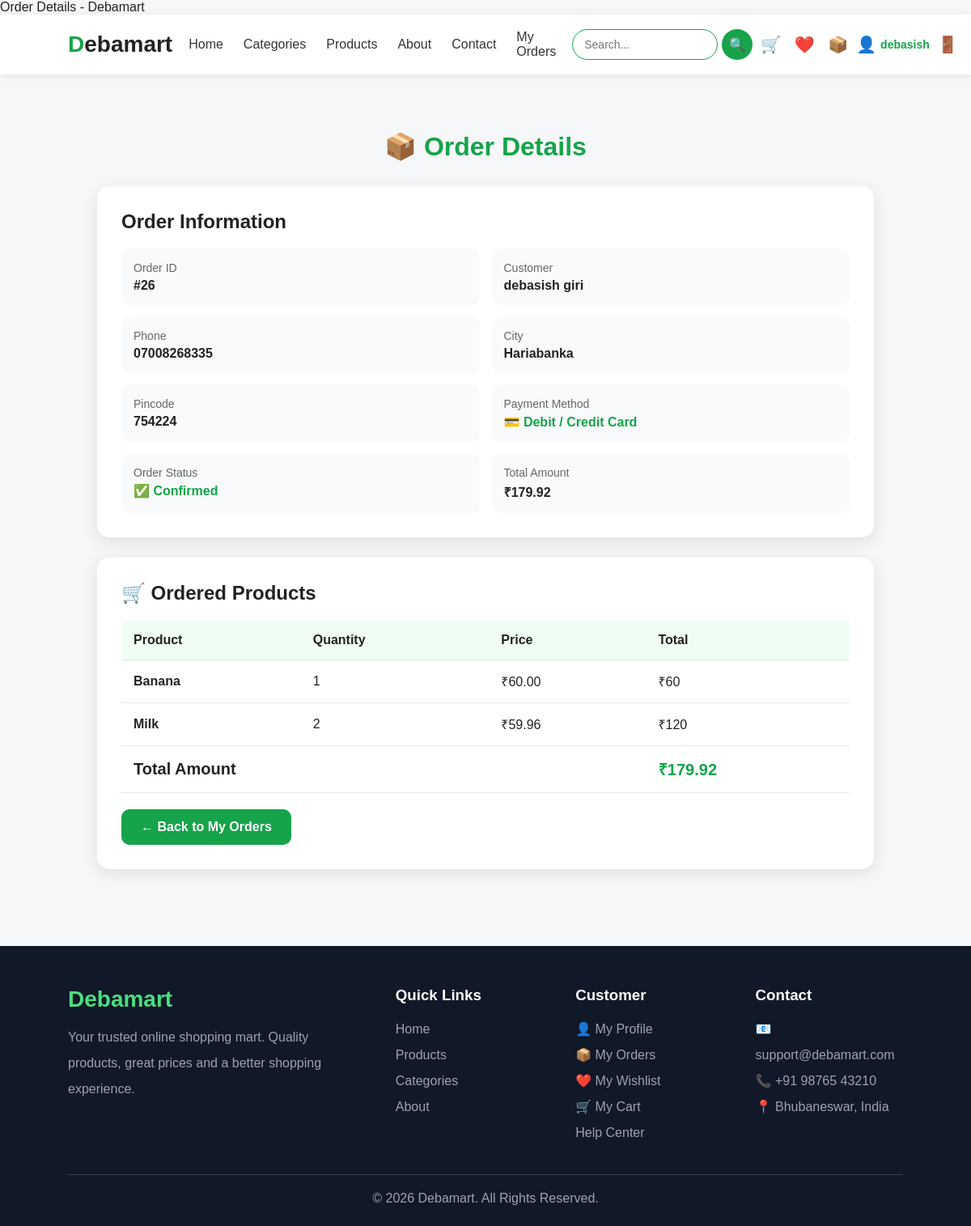
The page /order/26/ (signed in) on the database its author committed.
### home/models.py (models this page shows, shortened)
class Order(models.Model):
    user = models.ForeignKey(
        User,
        on_delete=models.CASCADE,
        null=True,
        blank=True
    )
    name = models.CharField(
        max_length=100
    )
    phone = models.CharField(
        max_length=15
    )
    address = models.TextField()
    city = models.CharField(
        max_length=100
    )
    pincode = models.CharField(
        max_length=10
    )
    total = models.DecimalField(
        max_digits=10,
        decimal_places=2
    )
    payment_method = models.CharField(
        max_length=30,
        choices=[
            ("Cash on Delivery", "Cash on Delivery"),
            ("UPI", "UPI"),
            ("Debit / Credit Card", "Debit / Credit Card"),
        ],
        default="Cash on Delivery"
    )
    status = models.CharField(
        max_length=20,
        choices=[
            ("Pending", "Pending"),
            ("Confirmed", "Confirmed"),
            ("Shipped", "Shipped"),
            ("Delivered", "Delivered"),
            ("Cancelled", "Cancelled"),
        ],
        default="Pending"
    )
    date = models.DateTimeField(
        auto_now_add=True
    )

class OrderItem(models.Model):
    order = models.ForeignKey(
        Order,
        on_delete=models.CASCADE,
        related_name="items"
    )
    product = models.ForeignKey(
        Product,
        on_delete=models.CASCADE
    )
    quantity = models.IntegerField(
        default=1
    )
    price = models.DecimalField(
        max_digits=10,
        decimal_places=2
    )

class Product(models.Model):
    name = models.CharField(
        max_length=200
    )
    category = models.ForeignKey(
        Category,
        on_delete=models.CASCADE
    )
    price = models.DecimalField(
        max_digits=10,
        decimal_places=2
    )
    description = models.TextField()
    image = models.ImageField(
        upload_to="products/",
        blank=True,
        null=True
    )
    stock = models.IntegerField(
        default=0
    )
    date = models.DateTimeField(
        auto_now_add=True
    )

### home/views.py (the view)
@login_required(login_url="login")
def order_detail(request, order_id):
    order = get_object_or_404(
        Order,
        id=order_id,
        user=request.user
    )
    items = OrderItem.objects.filter(
        order=order
    ).select_related(
        "product"
    )
    return render(
        request,
        "order_detail.html",
        {
            "order": order,
            "items": items
        }
    )

### home/templates/order_detail.html (shortened to what this page needs)
{% extends "base.html" %}
{% block body %}
<div class="order-page">
    <h1 class="order-title">
        📦 Order Details
    </h1>
    <div class="order-box">
        <h2>
            Order Information
        </h2>
        <div class="info-grid">
            <div class="info-item">
                <span class="info-label">
                    Order ID
                </span>
                <span class="info-value">
                    #{{ order.id }}
                </span>
            </div>
            <div class="info-item">
                <span class="info-label">
                    Customer
                </span>
                <span class="info-value">
                    {{ order.name }}
                </span>
            </div>
            <div class="info-item">
                <span class="info-label">
                    Phone
                </span>
                <span class="info-value">
                    {{ order.phone }}
                </span>
            </div>
            <div class="info-item">
                <span class="info-label">
                    City
                </span>
                <span class="info-value">
                    {{ order.city }}
                </span>
            </div>
            <div class="info-item">
                <span class="info-label">
                    Pincode
                </span>
                <span class="info-value">
                    {{ order.pincode }}
                </span>
            </div>
            <div class="info-item">
                <span class="info-label">
                    Payment Method
                </span>
                <span class="info-value payment-method">
                    {% if order.payment_method == "Cash on Delivery" %}
                        💵 Cash on Delivery
                    {% elif order.payment_method == "UPI" %}
                        📱 UPI
                    {% elif order.payment_method == "Debit / Credit Card" %}
                        💳 Debit / Credit Card
                    {% else %}
                        {{ order.payment_method }}
                    {% endif %}
                </span>
            </div>
            <div class="info-item">
                <span class="info-label">
                    Order Status
                </span>
                <span class="info-value status">
                    ✅ {{ order.status }}
                </span>
            </div>
            <div class="info-item">
                <span class="info-label">
                    Total Amount
                </span>
                <span class="info-value">
                    ₹{{ order.total }}
                </span>
            </div>
        </div>
    </div>
    <div class="order-box">
        <h2>
            🛒 Ordered Products
        </h2>
        <table class="items-table">
            <thead>
                <tr>
                    <th>
                        Product
                    </th>
                    <th>
                        Quantity
                    </th>
                    <th>
                        Price
                    </th>
                    <th>
                        Total
                    </th>
                </tr>
            </thead>
            <tbody>
                {% for item in items %}
                <tr>
                    <td class="product-name">
                        {{ item.product.name }}
                    </td>
                    <td>
                        {{ item.quantity }}
                    </td>
                    <td>
                        ₹{{ item.price }}
                    </td>
                    <td>
                        ₹{% widthratio item.price 1 item.quantity %}
                    </td>
                </tr>
                {% endfor %}
                <tr class="total-row">
                    <td colspan="3">
                        Total Amount
                    </td>
                    <td class="total-price">
                        ₹{{ order.total }}
                    </td>
                </tr>
            </tbody>
        </table>
        <a href="{% url 'my_orders' %}" class="back-btn">
            ← Back to My Orders
        </a>
    </div>
</div>
{% endblock %}

### home/templates/base.html (shortened to what this page needs)
<!DOCTYPE html>
<html lang="en">
<head>
</head>
<body>
    <nav class="navbar">
        <div class="logo">
            D<span>ebamart</span>
        </div>
        <ul class="nav-links" id="navLinks">
            <li>
                <a href="{% url 'home' %}">
                    Home
                </a>
            </li>
            <li>
                <a href="{% url 'categories' %}">
                    Categories
                </a>
            </li>
            <li>
                <a href="{% url 'products' %}">
                    Products
                </a>
            </li>
            <li>
                <a href="{% url 'about' %}">
                    About
                </a>
            </li>
            <li>
                <a href="{% url 'contact' %}">
                    Contact
                </a>
            </li>
            <li>
                <a href="{% url 'my_orders' %}">
                    My Orders
                </a>
            </li>
        </ul>
        <div class="nav-icons">
            <form
                action="{% url 'products' %}"
                method="GET"
                class="search-form"
            >
                <input
                    type="text"
                    name="q"
                    placeholder="Search..."
                    value="{{ query }}"
                >
                <button type="submit">
                    🔍
                </button>
            </form>
            <a
                href="{% url 'cart' %}"
                title="Cart"
            >
                🛒
            </a>
            <a
                href="{% url 'wishlist' %}"
                class="wishlist-nav"
                title="My Wishlist"
            >
                ❤️
            </a>
            <a
                href="{% url 'my_orders' %}"
                title="My Orders"
            >
                📦
            </a>
            {% if user.is_authenticated %}
                <a
                    href="{% url 'profile' %}"
                    class="user-profile"
                    title="My Profile"
                >
                    👤
                    <span class="user-name">
                        {{ user.username }}
                    </span>
                </a>
                <a
                    href="{% url 'logout' %}"
                    class="logout-link"
                    title="Logout"
                >
                    🚪
                </a>
            {% endif %}
        </div>
    </nav>
    {% block body %}{% endblock body %}
    <footer>
        <div class="footer-content">
            <div>
                <div class="footer-logo">
                    Debamart
                </div>
                <p>
                    Your trusted online shopping mart.
                    Quality products, great prices and
                    a better shopping experience.
                </p>
            </div>
            <div>
                <h3>
                    Quick Links
                </h3>
                <a href="{% url 'home' %}">
                    Home
                </a>
                <a href="{% url 'products' %}">
                    Products
                </a>
                <a href="{% url 'categories' %}">
                    Categories
                </a>
                <a href="{% url 'about' %}">
                    About
                </a>
            </div>
            <div>
                <h3>
                    Customer
                </h3>
                {% if user.is_authenticated %}
                    <a href="{% url 'profile' %}">
                        👤 My Profile
                    </a>
                {% else %}
                    <a href="{% url 'login' %}">
                        👤 Login
                    </a>
                {% endif %}
                <a href="{% url 'my_orders' %}">
                    📦 My Orders
                </a>
                <a href="{% url 'wishlist' %}">
                    ❤️ My Wishlist
                </a>
                <a href="{% url 'cart' %}">
                    🛒 My Cart
                </a>
                <a href="{% url 'contact' %}">
                    Help Center
                </a>
            </div>
            <div>
                <h3>
                    Contact
                </h3>
                <p>
                    📧 support@debamart.com
                </p>
                <p>
                    📞 +91 98765 43210
                </p>
                <p>
                    📍 Bhubaneswar, India
                </p>
            </div>
        </div>
        <div class="copyright">
            © 2026 Debamart. All Rights Reserved.
        </div>
    </footer>
</body>
</html>

### home/templates/base.html (style rules this page uses)
* { margin: 0; padding: 0; box-sizing: border-box; font-family: Arial, sans-serif; }
body { background: #f6f7f9; color: #222; overflow-x: hidden; }
.navbar { width: 100%; background: #ffffff; padding: 18px 7%; display: flex; align-items: center; justify-content: space-between; gap: 20px; box-shadow: 0 2px 12px rgba(0, 0, 0, 0.08); position: sticky; top: 0; z-index: 1000; }
.logo { font-size: 28px; font-weight: bold; color: #16a34a; white-space: nowrap; }
.logo span { color: #222; }
.nav-links { display: flex; gap: 25px; list-style: none; align-items: center; }
.nav-links a { text-decoration: none; color: #333; font-weight: 500; transition: 0.3s; }
.nav-icons { display: flex; gap: 10px; font-size: 20px; align-items: center; flex-shrink: 0; }
.nav-icons a { text-decoration: none; color: #222; transition: 0.3s; }
.wishlist-nav { position: relative; display: inline-flex; align-items: center; justify-content: center; width: 38px; height: 38px; border-radius: 50%; text-decoration: none; transition: 0.3s; }
.user-profile { display: flex; align-items: center; gap: 5px; text-decoration: none; color: #16a34a !important; cursor: pointer; font-weight: 600; }
.user-name { font-size: 14px; color: #16a34a; font-weight: 600; white-space: nowrap; }
.logout-link { text-decoration: none; color: #222; font-size: 20px; transition: 0.3s; }
.search-form { display: flex; align-items: center; gap: 5px; }
.search-form input { width: 180px; height: 38px; padding: 8px 14px; border: 1px solid #16a34a; border-radius: 20px; outline: none; font-size: 14px; }
.search-form button { width: 38px; height: 38px; border: none; border-radius: 50%; background: #16a34a; color: white; cursor: pointer; font-size: 17px; transition: 0.3s; }
footer { background: #111827; color: white; padding: 50px 7% 25px; }
.footer-content { display: grid; grid-template-columns: 2fr 1fr 1fr 1fr; gap: 40px; }
.footer-logo { font-size: 28px; font-weight: bold; color: #4ade80; margin-bottom: 15px; }
.footer-content h3 { margin-bottom: 15px; }
.footer-content p, .footer-content a { color: #9ca3af; line-height: 2; text-decoration: none; display: block; overflow-wrap: anywhere; }
.copyright { text-align: center; border-top: 1px solid #374151; margin-top: 35px; padding-top: 20px; color: #9ca3af; }

### home/templates/order_detail.html (style rules this page uses)
.order-page { max-width: 1000px; margin: 50px auto; padding: 20px; }
.order-title { text-align: center; color: #16a34a; margin-bottom: 30px; }
.order-box { background: white; padding: 30px; border-radius: 15px; box-shadow: 0 5px 20px rgba(0, 0, 0, 0.10); margin-bottom: 25px; }
.order-box h2 { color: #222; margin-bottom: 20px; }
.info-grid { display: grid; grid-template-columns: repeat(2, 1fr); gap: 15px; }
.info-item { background: #f8fafc; padding: 15px; border-radius: 10px; }
.info-label { display: block; color: #666; font-size: 14px; margin-bottom: 5px; }
.info-value { font-weight: bold; color: #222; }
.payment-method { color: #16a34a; }
.status { color: #16a34a; }
.items-table { width: 100%; border-collapse: collapse; }
.items-table th, .items-table td { padding: 15px; text-align: left; border-bottom: 1px solid #e5e7eb; }
.items-table th { background: #f0fdf4; color: #222; }
.product-name { font-weight: bold; }
.total-row td { font-size: 20px; font-weight: bold; }
.total-price { color: #16a34a; }
.back-btn { display: inline-block; margin-top: 20px; padding: 13px 24px; background: #16a34a; color: white; text-decoration: none; border-radius: 10px; font-weight: bold; }

### rows shown on the page
Order: id "26", name "debasish giri", phone "07008268335", city "Hariabanka", pincode "754224", status "Confirmed", total "179.92"
OrderItem: product.name "Banana", quantity "1", price "60.00", price+quantity "60"
OrderItem: product.name "Milk", quantity "2", price "59.96", price+quantity "120"

### other values the page prints
{{ user.username }} "debasish"
